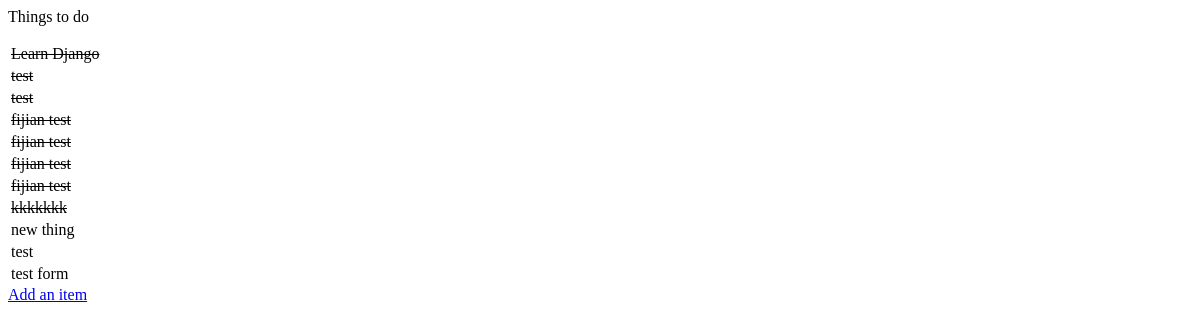
/list, run on an earlier commit of the app's database.
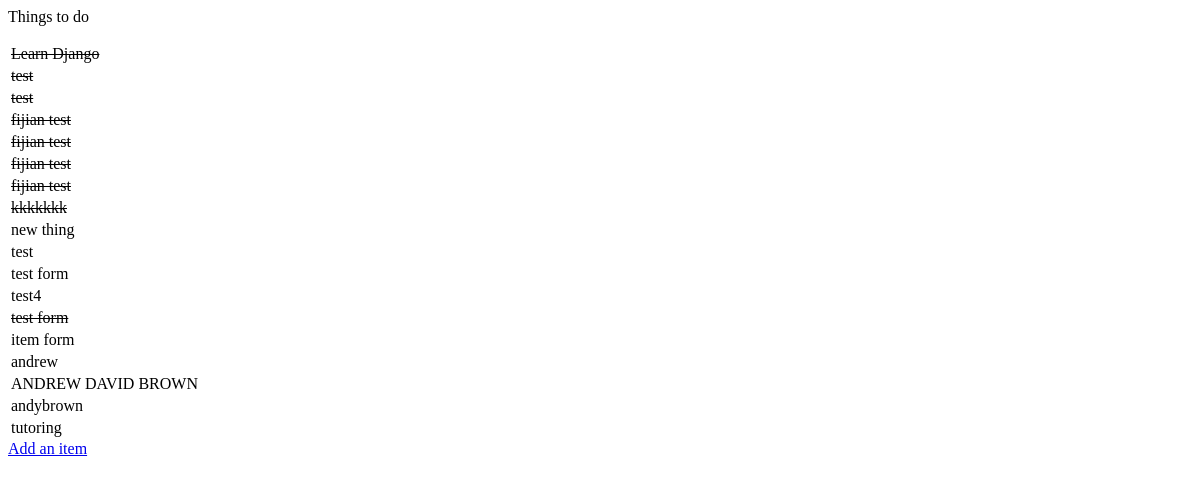
And on a later commit of the database.
### todo/models.py (models this page shows, shortened)
class Item(models.Model):
    name = models.CharField(max_length=50, blank=False, null=False)
    done = models.BooleanField(default=False, blank=False, null=False)

### todo/views.py (the view)
# urls.py: path("list", todo_list, name="todo_list"),
def todo_list(request):
    items = Item.objects.all()
    context = {"items": items}
    return render(request, "./todo/todo_list.html", context)

### todo/templates/todo/todo_list.html (shortened to what this page needs)
<html lang="en">
<head>
</head>
<body>
    <p>Things to do</p>
    <table>
        {% for item in items %}
            <tr>
                {% if item.done %}
                <td>
                    <del>
                        {{item.name}}
                    </del>
                </td>
                {% else %}
                <td>
                    {{item.name}}
                </td>
                {% endif %}
            </tr>
        {% empty %}
        <tr>
            <td>You have no tasks</td>
        </tr>
        {% endfor %}
    </table>
    <a href="./add">Add an item</a>
</body>
</html>

What changed in the data, as far as the page shows it:
added Item: name "test4"
added Item: name "test form"
added Item: name "item form"
added Item: name "andrew"
added Item: name "ANDREW DAVID BROWN"
added Item: name "andybrown"
added Item: name "tutoring"
